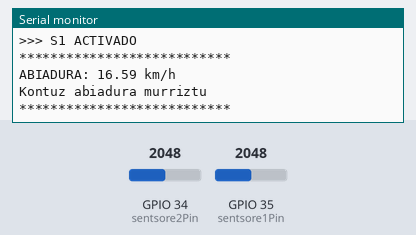
This sketch was run on a simulated ESP32. Parts: the last lines printed to the serial monitor. The test bench sets the inputs (shaded band); at power-on: GPIO 34 (sentsore2Pin) = 2048, GPIO 35 (sentsore1Pin) = 2048.

Above: at 3.2 s.
3.3 s: GPIO 34 (sentsore2Pin) set to 841
At 4.5 s:
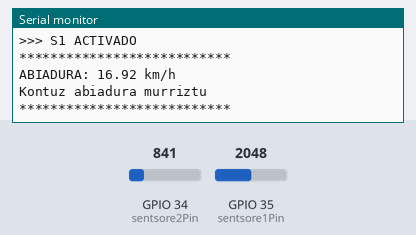
4.8 s: GPIO 34 (sentsore2Pin) set to 747
At 6.0 s:
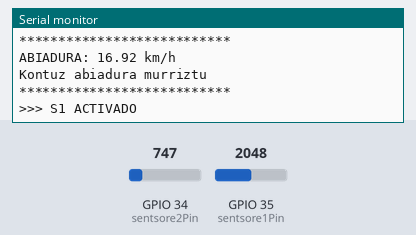

Measured:
- the behaviour switches between 801 and 800 on GPIO 34 (sentsore2Pin) (found by bisection; images 1 and 2)

The sketch:

IR_finala_pantaila_gabe.ino
```cpp
const int sentsore1Pin = 35;
const int sentsore2Pin = 34;
const float distantzia = 0.235;


// Aumentamos el margen. El ESP32 llega a 4095.
// Si hay mucho ruido, sube este valor a 1000 o 1500.
const int UMBRAL_DISPARO = 800;


unsigned long hasieraDenbora = 0;
bool s1Aktibatuta = false;


// Función para leer el sensor de forma limpia (promediada)
int leerLimpio(int pin) {
  long suma = 0;
  for(int i=0; i<20; i++) {
    suma += analogRead(pin);
  }
  return suma / 20;
}


void setup() {
  Serial.begin(115200);

  // Configuración específica para ESP32 (bajar sensibilidad al ruido)
  analogSetAttenuation(ADC_11db);

  Serial.println("--- ESTABILIZANDO SENSORES ---");
  delay(2000); // Tiempo para que el sensor Sharp se cargue
  Serial.println("SISTEMA LISTO. Esperando coche...");
}


void loop() {
  int v1 = leerLimpio(sentsore1Pin);
  int v2 = leerLimpio(sentsore2Pin);


  // Debug: Descomenta la línea de abajo para ver los valores reales en el monitor
  // Serial.printf("S1: %d | S2: %d\n", v1, v2);


  // Lógica de detección
  if (!s1Aktibatuta && v1 > UMBRAL_DISPARO) {
    hasieraDenbora = millis();
    s1Aktibatuta = true;
    Serial.println(">>> S1 ACTIVADO");
    // Bloqueamos un instante para evitar rebotes del mismo coche
    delay(50);
  }


  if (s1Aktibatuta) {
    if (v2 > UMBRAL_DISPARO) {
      unsigned long denboraMs = millis() - hasieraDenbora;

      // Filtro de velocidad absurda (menos de 10ms es error)
      if (denboraMs > 10) {
        float abiadura = (distantzia / (denboraMs / 1000.0)) * 3.6;
        Serial.print("\n***************************");
        Serial.print("\nABIADURA: "); Serial.print(abiadura); Serial.println(" km/h");

        // GEHITUTAKO MEZUA:
        if (abiadura > 10.0) {
          Serial.println("Kontuz abiadura murriztu");
        }

        Serial.println("***************************\n");
      }

      s1Aktibatuta = false;
      delay(1500); // Pausa tras detectar
    }


    // Timeout: Si en 2 segundos no llega al S2, reset.
    if (millis() - hasieraDenbora > 2000) {
      s1Aktibatuta = false;
      Serial.println("Reset: Detección fallida o demasiado lenta.");
    }
  }
}
```
